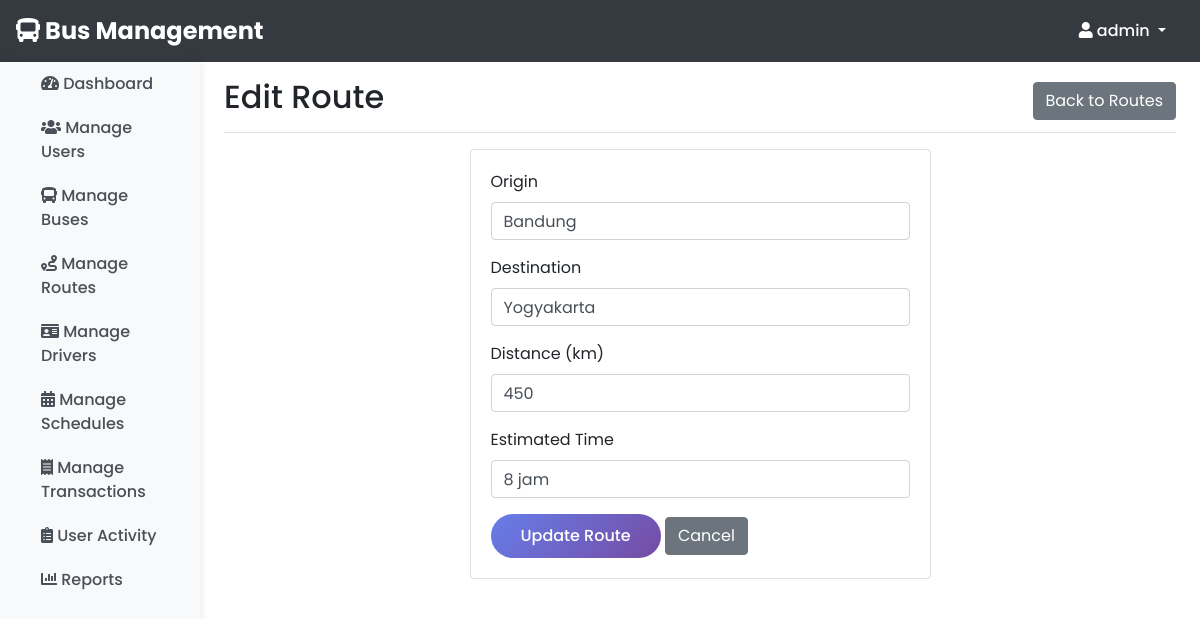
The app's page /admin/edit_route.php?id=3 (signed in) with its own data.
### tables this page shows
CREATE TABLE `routes` (
  `id` int(11) NOT NULL,
  `origin` varchar(100) NOT NULL,
  `destination` varchar(100) NOT NULL,
  `distance_km` int(11) NOT NULL,
  `estimated_time` varchar(20) NOT NULL
);

### admin/edit_route.php (the view, shortened to what this page needs)
<?php
require '../includes/header.php';
$route_id = $_GET['id'];
$conn = getConnection();
$stmt = $conn->prepare("SELECT * FROM routes WHERE id = ?");
$stmt->bind_param("i", $route_id);
$stmt->execute();
$result = $stmt->get_result();
$route = $result->fetch_assoc();
?>
<div class="container-fluid">
    <div class="row">
        <?php include '../includes/admin_sidebar.php'; ?>
        <main role="main" class="col-md-9 ml-sm-auto col-lg-10 px-4">
            <div class="d-flex justify-content-between flex-wrap flex-md-nowrap align-items-center pt-3 pb-2 mb-3 border-bottom">
                <h1 class="h2">Edit Route</h1>
                <a href="manage_routes.php" class="btn btn-secondary">Back to Routes</a>
            </div>
            <div class="row justify-content-center">
                <div class="col-md-6">
                    <div class="card">
                        <div class="card-body">
                            <form method="POST">
                                <div class="form-group">
                                    <label for="origin">Origin</label>
                                    <input type="text" class="form-control" id="origin" name="origin" value="<?= $route['origin'] ?>" required>
                                </div>
                                <div class="form-group">
                                    <label for="destination">Destination</label>
                                    <input type="text" class="form-control" id="destination" name="destination" value="<?= $route['destination'] ?>" required>
                                </div>
                                <div class="form-group">
                                    <label for="distance_km">Distance (km)</label>
                                    <input type="number" class="form-control" id="distance_km" name="distance_km" value="<?= $route['distance_km'] ?>" min="1" required>
                                </div>
                                <div class="form-group">
                                    <label for="estimated_time">Estimated Time</label>
                                    <input type="text" class="form-control" id="estimated_time" name="estimated_time" value="<?= $route['estimated_time'] ?>" required>
                                </div>
                                <button type="submit" class="btn btn-primary">Update Route</button>
                                <a href="manage_routes.php" class="btn btn-secondary">Cancel</a>
                            </form>
                        </div>
                    </div>
                </div>
            </div>
        </main>
    </div>
</div>
<?php require '../includes/footer.php'; ?>

### records on screen
routes: origin "Bandung", destination "Yogyakarta", distance_km "450", estimated_time "8 jam"

### other values on screen
$_SESSION['username'] "admin"
